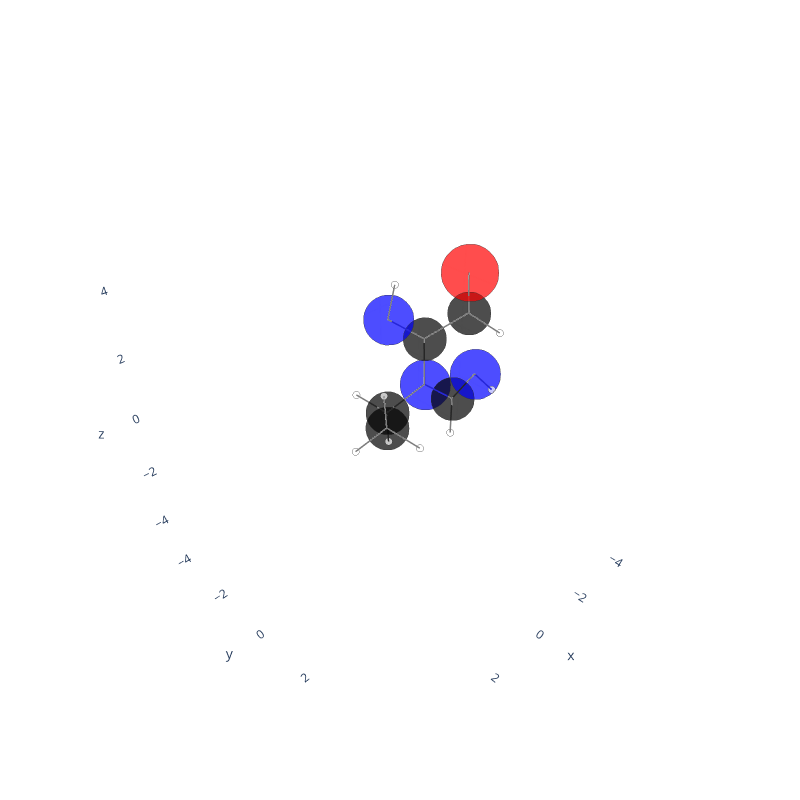

Source (notebook cell):
### Code cell
draw_plotly(g)

### Figure 1 — Plotly figure (JSON) as saved in the notebook; plotly's stock layout.template omitted (floating-point values rounded to 4 significant figures)
{"data": [{"hovertemplate": "<b>%{text}</b><br>", "marker": {"color": ["black", "black", "blue", "black", "blue", "black", "blue", "black", "red", "white", "white", "white", "white", "white", "white", "white", "white", "white"], "line": {"color": "rgb(50,50,50)", "width": 2}, "size": [30, 30, 35, 30, 35, 30, 35, 30, 40, 5, 5, 5, 5, 5, 5, 5, 5, 5], "symbol": "circle"}, "mode": "markers", "name": "atom", "text": ["C", "C", "N", "C", "N", "C", "N", "C", "O", "H", "H", "H", "H", "H", "H", "H", "H", "H"], "type": "scatter3d", "x": [0.948, -0.0549, -1.419, -2.439, -3.667, -1.713, -0.9021, -2.941, -3.424, 1.941, 0.6646, 1.011, -0.0997, 0.2475, -2.064, -4.276, -1.288, -3.277], "y": [0.4268, -0.6076, -0.3698, -0.1229, -0.2564, -0.7007, -1.403, -0.0633, -0.5304, 0.2097, 1.438, 0.397, -0.5949, -1.611, 0.1893, 0.0249, -1.502, 0.892], "z": [0.0734, -0.4351, 0.0597, -0.8377, -0.5288, 1.388, 2.074, 2.025, 3.024, -0.3303, -0.2364, 1.163, -1.527, -0.1252, -1.818, -1.293, 3.016, 1.591]}, {"hoverinfo": "none", "line": {"color": "rgb(125,125,125,0.6)", "width": 3}, "mode": "lines", "type": "scatter3d", "x": [0.948, -0.0549, null, 0.948, 1.941, null, 0.948, 0.6646, null, 0.948, 1.011, null, -0.0549, 0.948, null, -0.0549, -1.419, null, -0.0549, -0.0997, null, -0.0549, 0.2475, null, -1.419, -0.0549, null, -1.419, -2.439, null, -1.419, -1.713, null, -2.439, -1.419, null, -2.439, -3.667, null, -2.439, -2.064, null, -3.667, -2.439, null, -3.667, -4.276, null, -1.713, -1.419, null, -1.713, -0.9021, null, -1.713, -2.941, null, -0.9021, -1.713, null, -0.9021, -1.288, null, -2.941, -1.713, null, -2.941, -3.424, null, -2.941, -3.277, null, -3.424, -2.941, null, 1.941, 0.948, null, 0.6646, 0.948, null, 1.011, 0.948, null, -0.0997, -0.0549, null, 0.2475, -0.0549, null, -2.064, -2.439, null, -4.276, -3.667, null, -1.288, -0.9021, null, -3.277, -2.941, null], "y": [0.4268, -0.6076, null, 0.4268, 0.2097, null, 0.4268, 1.438, null, 0.4268, 0.397, null, -0.6076, 0.4268, null, -0.6076, -0.3698, null, -0.6076, -0.5949, null, -0.6076, -1.611, null, -0.3698, -0.6076, null, -0.3698, -0.1229, null, -0.3698, -0.7007, null, -0.1229, -0.3698, null, -0.1229, -0.2564, null, -0.1229, 0.1893, null, -0.2564, -0.1229, null, -0.2564, 0.0249, null, -0.7007, -0.3698, null, -0.7007, -1.403, null, -0.7007, -0.0633, null, -1.403, -0.7007, null, -1.403, -1.502, null, -0.0633, -0.7007, null, -0.0633, -0.5304, null, -0.0633, 0.892, null, -0.5304, -0.0633, null, 0.2097, 0.4268, null, 1.438, 0.4268, null, 0.397, 0.4268, null, -0.5949, -0.6076, null, -1.611, -0.6076, null, 0.1893, -0.1229, null, 0.0249, -0.2564, null, -1.502, -1.403, null, 0.892, -0.0633, null], "z": [0.0734, -0.4351, null, 0.0734, -0.3303, null, 0.0734, -0.2364, null, 0.0734, 1.163, null, -0.4351, 0.0734, null, -0.4351, 0.0597, null, -0.4351, -1.527, null, -0.4351, -0.1252, null, 0.0597, -0.4351, null, 0.0597, -0.8377, null, 0.0597, 1.388, null, -0.8377, 0.0597, null, -0.8377, -0.5288, null, -0.8377, -1.818, null, -0.5288, -0.8377, null, -0.5288, -1.293, null, 1.388, 0.0597, null, 1.388, 2.074, null, 1.388, 2.025, null, 2.074, 1.388, null, 2.074, 3.016, null, 2.025, 1.388, null, 2.025, 3.024, null, 2.025, 1.591, null, 3.024, 2.025, null, -0.3303, 0.0734, null, -0.2364, 0.0734, null, 1.163, 0.0734, null, -1.527, -0.4351, null, -0.1252, -0.4351, null, -1.818, -0.8377, null, -1.293, -0.5288, null, 3.016, 2.074, null, 1.591, 2.025, null]}], "layout": {"height": 800, "hovermode": "closest", "legend": {"font": {"size": 10}, "orientation": "h"}, "margin": {"t": 100}, "scene": {"aspectratio": {"x": 1, "y": 1, "z": 1}, "xaxis": {"range": [-5, 5], "showbackground": false, "showgrid": true, "showline": true, "showticklabels": true, "visible": true, "zeroline": false}, "yaxis": {"range": [-5, 5], "showbackground": false, "showgrid": true, "showline": true, "showticklabels": true, "visible": true, "zeroline": false}, "zaxis": {"range": [-5, 5], "showbackground": false, "showgrid": true, "showline": true, "showticklabels": true, "visible": true, "zeroline": false}}, "showlegend": false, "width": 800}}
